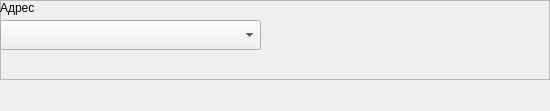
<?xml version="1.0" encoding="UTF-8"?>
<ui version="4.0">
 <class>Widget_BOD_SOTA</class>
 <widget class="QWidget" name="Widget_BOD_SOTA">
  <property name="geometry">
   <rect>
    <x>0</x>
    <y>0</y>
    <width>550</width>
    <height>111</height>
   </rect>
  </property>
  <property name="windowTitle">
   <string>Form</string>
  </property>
  <widget class="QFrame" name="frame">
   <property name="geometry">
    <rect>
     <x>0</x>
     <y>0</y>
     <width>550</width>
     <height>80</height>
    </rect>
   </property>
   <property name="frameShape">
    <enum>QFrame::StyledPanel</enum>
   </property>
   <property name="frameShadow">
    <enum>QFrame::Raised</enum>
   </property>
   <widget class="QComboBox" name="Num1">
    <property name="geometry">
     <rect>
      <x>0</x>
      <y>20</y>
      <width>261</width>
      <height>30</height>
     </rect>
    </property>
    <property name="sizeAdjustPolicy">
     <enum>QComboBox::AdjustToMinimumContentsLengthWithIcon</enum>
    </property>
   </widget>
   <widget class="QLabel" name="label_102">
    <property name="geometry">
     <rect>
      <x>0</x>
      <y>0</y>
      <width>71</width>
      <height>16</height>
     </rect>
    </property>
    <property name="text">
     <string>Адрес</string>
    </property>
   </widget>
  </widget>
 </widget>
 <resources/>
 <connections/>
</ui>
